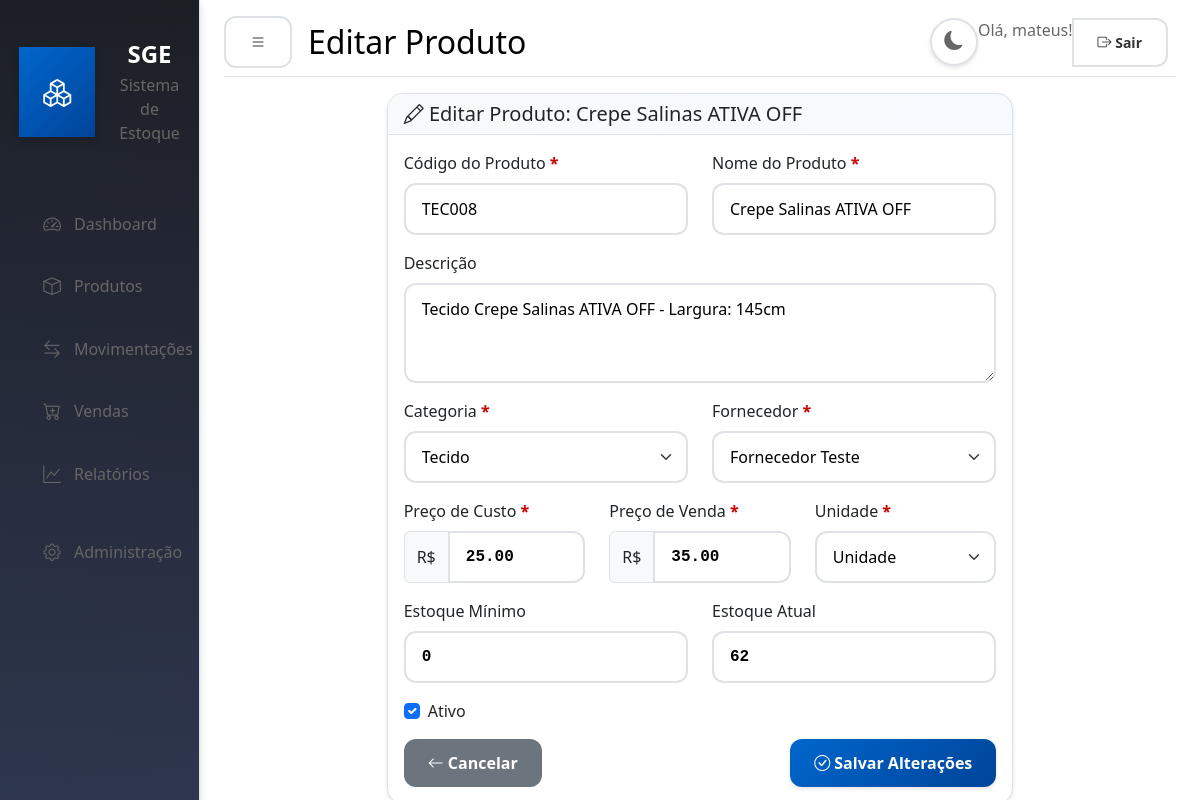
Page /estoque/produtos/9/editar/ (signed in) on the committed database.
### estoque/models.py (models this page shows, shortened)
class Produto(models.Model):
    codigo = models.CharField(max_length=50, unique=True, verbose_name="Código do Produto")
    nome = models.CharField(max_length=200, verbose_name="Nome do Produto")
    descricao = models.TextField(blank=True, null=True, verbose_name="Descrição")
    categoria = models.ForeignKey(Categoria, on_delete=models.PROTECT, verbose_name="Categoria")
    fornecedor = models.ForeignKey(Fornecedor, on_delete=models.PROTECT, verbose_name="Fornecedor")
    preco_custo = models.DecimalField(
        max_digits=10,
        decimal_places=2,
        validators=[MinValueValidator(Decimal('0.01'))],
        verbose_name="Preço de Custo"
    )
    preco_venda = models.DecimalField(
        max_digits=10,
        decimal_places=2,
        validators=[MinValueValidator(Decimal('0.01'))],
        verbose_name="Preço de Venda"
    )
    estoque_minimo = models.PositiveIntegerField(default=0, verbose_name="Estoque Mínimo")
    estoque_atual = models.IntegerField(default=0, verbose_name="Estoque Atual")
    UNIDADE_CHOICES = [
        ('UN', 'Unidade'),
        ('KG', 'Quilograma'),
        ('G', 'Grama'),
        ('L', 'Litro'),
        ('ML', 'Mililitro'),
        ('M', 'Metro'),
        ('CM', 'Centímetro'),
        ('CX', 'Caixa'),
        ('PC', 'Peça'),
    ]
    unidade = models.CharField(max_length=2, choices=UNIDADE_CHOICES, default='UN', verbose_name="Unidade")
    ativo = models.BooleanField(default=True, verbose_name="Ativo")
    data_cadastro = models.DateTimeField(auto_now_add=True, verbose_name="Data de Cadastro")
    data_atualizacao = models.DateTimeField(auto_now=True, verbose_name="Data de Atualização")
    class Meta:
        verbose_name = "Produto"
        verbose_name_plural = "Produtos"
        ordering = ['nome']

### estoque/views.py (the view)
# urls.py: path('produtos/<int:produto_id>/editar/', views.editar_produto, name='editar_produto'),
@login_required
def editar_produto(request, produto_id):
    produto = get_object_or_404(Produto, id=produto_id)
    if request.method == 'POST':
        form = ProdutoForm(request.POST, instance=produto)
        if form.is_valid():
            form.save()
            messages.success(request, 'Produto atualizado com sucesso!')
            return redirect('estoque:detalhes_produto', produto_id=produto.id)
    else:
        form = ProdutoForm(instance=produto)
    return render(request, 'estoque/editar_produto.html', {'form': form, 'produto': produto})

### templates/estoque/editar_produto.html (shortened to what this page needs)
{% extends 'base.html' %}
{% block page_title %}Editar Produto{% endblock %}
{% block content %}
<div class="row justify-content-center">
    <div class="col-lg-8">
        <div class="card">
            <div class="card-header">
                <h5 class="card-title mb-0">
                    <i class="bi bi-pencil"></i> Editar Produto: {{ produto.nome }}
                </h5>
            </div>
            <div class="card-body">
                <form method="post">
                    <div class="row">
                        <div class="col-md-6 mb-3">
                            <label for="{{ form.codigo.id_for_label }}" class="form-label">
                                {{ form.codigo.label }}
                                <span class="text-danger">*</span>
                            </label>
                            {{ form.codigo }}
                        </div>
                        <div class="col-md-6 mb-3">
                            <label for="{{ form.nome.id_for_label }}" class="form-label">
                                {{ form.nome.label }}
                                <span class="text-danger">*</span>
                            </label>
                            {{ form.nome }}
                        </div>
                    </div>
                    <div class="mb-3">
                        <label for="{{ form.descricao.id_for_label }}" class="form-label">
                            {{ form.descricao.label }}
                        </label>
                        {{ form.descricao }}
                    </div>
                    <div class="row">
                        <div class="col-md-6 mb-3">
                            <label for="{{ form.categoria.id_for_label }}" class="form-label">
                                {{ form.categoria.label }}
                                <span class="text-danger">*</span>
                            </label>
                            {{ form.categoria }}
                        </div>
                        <div class="col-md-6 mb-3">
                            <label for="{{ form.fornecedor.id_for_label }}" class="form-label">
                                {{ form.fornecedor.label }}
                                <span class="text-danger">*</span>
                            </label>
                            {{ form.fornecedor }}
                        </div>
                    </div>
                    <div class="row">
                        <div class="col-md-4 mb-3">
                            <label for="{{ form.preco_custo.id_for_label }}" class="form-label">
                                {{ form.preco_custo.label }}
                                <span class="text-danger">*</span>
                            </label>
                            <div class="input-group">
                                <span class="input-group-text">R$</span>
                                {{ form.preco_custo }}
                            </div>
                        </div>
                        <div class="col-md-4 mb-3">
                            <label for="{{ form.preco_venda.id_for_label }}" class="form-label">
                                {{ form.preco_venda.label }}
                                <span class="text-danger">*</span>
                            </label>
                            <div class="input-group">
                                <span class="input-group-text">R$</span>
                                {{ form.preco_venda }}
                            </div>
                        </div>
                        <div class="col-md-4 mb-3">
                            <label for="{{ form.unidade.id_for_label }}" class="form-label">
                                {{ form.unidade.label }}
                                <span class="text-danger">*</span>
                            </label>
                            {{ form.unidade }}
                        </div>
                    </div>
                    <div class="row">
                        <div class="col-md-6 mb-3">
                            <label for="{{ form.estoque_minimo.id_for_label }}" class="form-label">
                                {{ form.estoque_minimo.label }}
                            </label>
                            {{ form.estoque_minimo }}
                        </div>
                        <div class="col-md-6 mb-3">
                            <label for="{{ form.estoque_atual.id_for_label }}" class="form-label">
                                {{ form.estoque_atual.label }}
                            </label>
                            {{ form.estoque_atual }}
                        </div>
                    </div>
                    <div class="mb-3 form-check">
                        {{ form.ativo }}
                        <label class="form-check-label" for="{{ form.ativo.id_for_label }}">
                            {{ form.ativo.label }}
                        </label>
                    </div>
                    <div class="d-flex justify-content-between">
                        <a href="{% url 'estoque:detalhes_produto' produto.id %}" class="btn btn-secondary">
                            <i class="bi bi-arrow-left"></i> Cancelar
                        </a>
                        <button type="submit" class="btn btn-primary">
                            <i class="bi bi-check-circle"></i> Salvar Alterações
                        </button>
                    </div>
                </form>
            </div>
        </div>
    </div>
</div>
{% endblock %}

### templates/base.html (shortened to what this page needs)
{% load static %}
<!DOCTYPE html>
<html lang="pt-br">
<head>
    <link href="https://cdn.jsdelivr.net/npm/bootstrap@5.3.0/dist/css/bootstrap.min.css" rel="stylesheet">
    <link href="https://cdn.jsdelivr.net/npm/bootstrap-icons@1.10.0/font/bootstrap-icons.css" rel="stylesheet">
    <link href="{% static 'css/dark-theme.css' %}" rel="stylesheet">
    <link href="{% static 'css/contrast-improvements.css' %}" rel="stylesheet">
</head>
<body>
    <div class="container-fluid">
        <div class="row">
            <nav class="col-md-3 col-lg-2 d-md-block sidebar collapse" id="sidebar">
                <div class="position-sticky pt-3">
                    <div class="text-center mb-6 p-4">
                        <div class="d-flex align-items-center justify-content-center mb-4">
                            <div class="position-relative">
                                <div class="bg-gradient-primary rounded-2xl p-4 me-4" style="background: var(--gradient-primary); box-shadow: var(--shadow-lg);">
                                    <i class="bi bi-boxes text-white fs-3"></i>
                                </div>
                            </div>
                            <div class="text-left">
                                <h3 class="text-white mb-1 fw-bold fs-4">SGE</h3>
                                <small class="text-muted fs-6">Sistema de Estoque</small>
                            </div>
                        </div>
                    </div>
                    <ul class="nav flex-column">
                        <li class="nav-item">
                            <a class="nav-link {% if request.resolver_match.url_name == 'dashboard' %}active{% endif %}"
                               href="{% url 'estoque:dashboard' %}">
                                <i class="bi bi-speedometer2"></i> Dashboard
                            </a>
                        </li>
                        <li class="nav-item">
                            <a class="nav-link {% if 'produtos' in request.resolver_match.url_name %}active{% endif %}"
                               href="{% url 'estoque:lista_produtos' %}">
                                <i class="bi bi-box"></i> Produtos
                            </a>
                        </li>
                        <li class="nav-item">
                            <a class="nav-link {% if 'movimentacao' in request.resolver_match.url_name %}active{% endif %}"
                               href="{% url 'estoque:movimentacao_estoque' %}">
                                <i class="bi bi-arrow-left-right"></i> Movimentações
                            </a>
                        </li>
                        <li class="nav-item">
                            <a class="nav-link {% if 'vendas' in request.resolver_match.url_name %}active{% endif %}"
                               href="{% url 'estoque:nova_venda' %}">
                                <i class="bi bi-cart-plus"></i> Vendas
                            </a>
                        </li>
                        <li class="nav-item">
                            <a class="nav-link {% if 'relatorios' in request.resolver_match.url_name %}active{% endif %}"
                               href="{% url 'estoque:relatorios' %}">
                                <i class="bi bi-graph-up"></i> Relatórios
                            </a>
                        </li>
                        <li class="nav-item mt-3">
                            <a class="nav-link" href="/admin/">
                                <i class="bi bi-gear"></i> Administração
                            </a>
                        </li>
                    </ul>
                </div>
            </nav>
            <main class="col-md-9 ms-sm-auto col-lg-10 px-md-4 main-content" id="main-content">
                <div class="d-flex justify-content-between flex-wrap flex-md-nowrap align-items-center pt-3 pb-2 mb-3 border-bottom">
                    <div class="d-flex align-items-center">
                        <button class="btn btn-outline-secondary me-3" id="sidebar-toggle" type="button" title="Esconder/Mostrar Sidebar">
                            <i class="bi bi-list"></i>
                        </button>
                        <h1 class="h2 mb-0">{% block page_title %}Dashboard{% endblock %}</h1>
                    </div>
                    <div class="btn-toolbar mb-2 mb-md-0">
                        <div class="btn-group me-2">
                            <button class="theme-toggle" id="theme-toggle" title="Alternar tema">
                                <i class="bi bi-moon-fill" id="theme-icon"></i>
                            </button>
                            {% if user.is_authenticated %}
                                <span class="text-muted">Olá, {{ user.first_name|default:user.username }}!</span>
                                <a href="{% url 'logout' %}" class="btn btn-sm btn-outline-secondary">
                                    <i class="bi bi-box-arrow-right"></i> Sair
                                </a>
                            {% endif %}
                        </div>
                    </div>
                </div>
                {% block content %}{% endblock %}
            </main>
        </div>
    </div>
</body>
</html>

### rows in the picture
Produto: nome "Crepe Salinas ATIVA OFF", codigo "TEC008", descricao "Tecido Crepe Salinas ATIVA OFF - Largura: 145cm", categoria "Tecido", fornecedor "Fornecedor Teste", preco_custo "25.00", preco_venda "35.00", unidade "Unidade", estoque_minimo "0", estoque_atual "62", ativo "☑"

### other values in the picture
{{ user.first_name|default:user.username }} "mateus"
